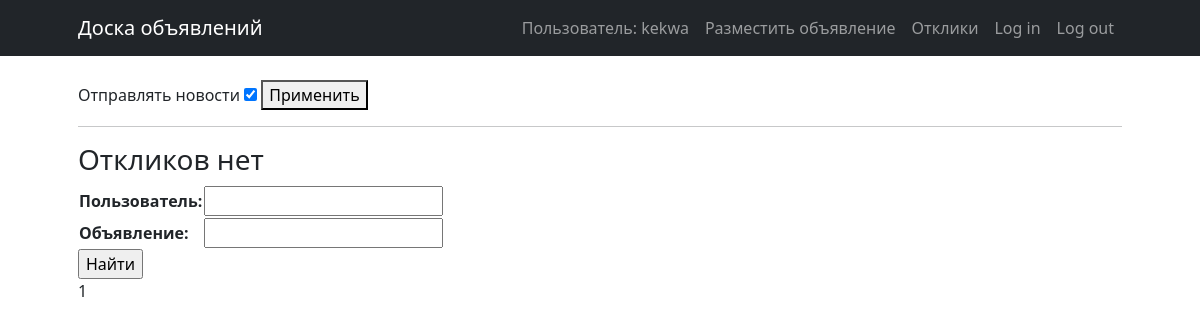
The app's page /responses/ (signed in), older data.
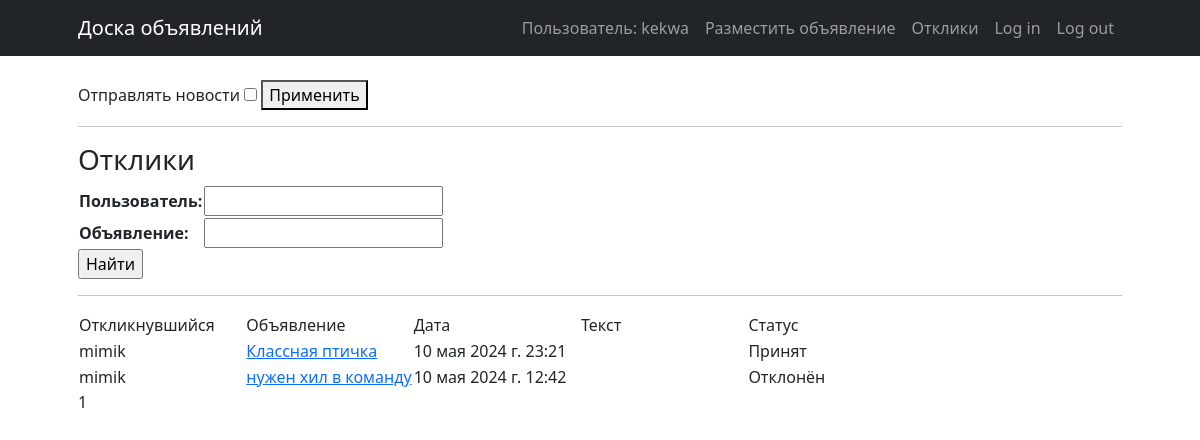
The same page, newer data.
### board/models.py (models this page shows)
class UserResponse(models.Model):
    responder = models.ForeignKey('subaccount_system.User', on_delete=models.CASCADE)
    announcement = models.ForeignKey(Announcement, on_delete=models.CASCADE)
    date_created = models.DateTimeField(auto_now_add=True)
    text = tinymce_models.HTMLField()
    accepted = models.BooleanField(default=False)
    rejected = models.BooleanField(default=False)

class Announcement(models.Model):
    CATEGORIES = [
        ('Танки', 'Танки'),
        ('Хилы', 'Хилы'),
        ('ДД', 'ДД'),
        ('Торговцы', 'Торговцы'),
        ('Гилдмастеры', 'Гилдмастеры'),
        ('Квестгиверы', 'Квестгиверы'),
        ('Кузнецы', 'Кузнецы'),
        ('Кожевники', 'Кожевники'),
        ('Зельевары', 'Зельевары'),
        ('Мастера заклинаний', 'Мастера заклинаний'),
    ]
    author = models.ForeignKey('subaccount_system.User', on_delete=models.CASCADE)
    title = models.CharField(max_length=120)
    text = tinymce_models.HTMLField()
    date_created = models.DateTimeField(auto_now_add=True)
    date_edit = models.DateTimeField(auto_now_add=True)
    category = models.CharField(max_length=30, choices=CATEGORIES)
    active = models.BooleanField(default=True)

### subaccount_system/models.py (models this page shows)
class User(AbstractUser):
    send_news = models.BooleanField(default=False)
    authorized = models.BooleanField(default=False)

### board/views.py (the view, shortened to what this page needs)
# urls.py: path('responses/', cache_page(0)(ResponsesList.as_view()), name='responses'),
class ResponsesList(PermissionRequiredMixin, ListView):
    permission_required = ('board.view_userresponse',)
    model = UserResponse
    ordering = '-date_created'
    template_name = 'board_app/responses.html'
    context_object_name = 'responses'
    paginate_by = 10
    def get_queryset(self):
        queryset = UserResponse.objects.filter(announcement__author=self.request.user).order_by('-date_created')
        self.filterset = UserResponseFilter(self.request.GET, queryset)
        return self.filterset.qs
    def get_context_data(self, *, object_list=None, **kwargs):
        context = super().get_context_data(**kwargs)
        context['filterset'] = self.filterset
        context['send_news'] = self.request.user.send_news
        return context
    def dispatch(self, request, *args, **kwargs):
        if self.request.user.is_authenticated and not self.request.user.authorized:
            return redirect('/subaccountsystem/onetimecode/')
        else:
            return super().dispatch(request, *args, **kwargs)

### templates/board_app/responses.html (shortened to what this page needs)
{% extends 'default.html' %}
{% load custom_tags %}
{% block content %}
    <form method="post">
        Отправлять новости
        <input type="checkbox" name="send_news" {% if send_news %}checked{% endif %}>
        <button type="submit" name="action" value="send_news">Применить</button>
    </form>
    <hr>
{% if responses %}
    <h3>Отклики</h3>
    <form action="" method="get">
        <table>
            {{ filterset.form.as_table }}
        </table>
        <input type="submit" value="Найти" />
    </form>
    <hr>
    <table>
        <colgroup>
            <col width="20%">
            <col width="20%">
            <col width="20%">
            <col width="20%">
            <col width="20%">
        </colgroup>
        <tr>
            <td>Откликнувшийся</td>
            <td>Объявление</td>
            <td>Дата</td>
            <td>Текст</td>
            <td>Статус</td>
        </tr>
        {% for response in responses %}
            <tr>
                <td>{{ response.responder }}</td>
                <td><a href="{% url 'announcement' response.announcement.id %}">{{ response.announcement.title }}</a></td>
                <td>{{ response.date_created }}</td>
                <td>{{ response.text|safe }}</td>
                {% if response.accepted %}
                    <td>Принят</td>
                {% elif response.rejected %}
                    <td>Отклонён</td>
                {% else %}
                    <td>Не принят</td>
                {% endif %}
            </tr>
        {% endfor %}
    </table>
{% else %}
    <h3>Откликов нет</h3>
    <form action="" method="get">
        <table>
            {{ filterset.form.as_table }}
        </table>
        <input type="submit" value="Найти" />
    </form>
{% endif %}
{{ page_obj.number }}
{% endblock content %}

Row changes from the older to the newer data that the page shows:
added UserResponse: responder "mimik", announcement "Классная птичка", date_created "10 мая 2024 г. 23:21", accepted "Принят"
added UserResponse: responder "mimik", announcement "нужен хил в команду", date_created "10 мая 2024 г. 12:42", accepted "Отклонён"
Text that changed along with them:
form field send_news: "☑" → "☐"
form field value: (not shown) → "Найти"
form field value: "Найти" → (not shown)
text no longer shown: "Откликов нет"
text now shown: "Отклики Откликнувшийся Объявление Дата Текст Статус"
